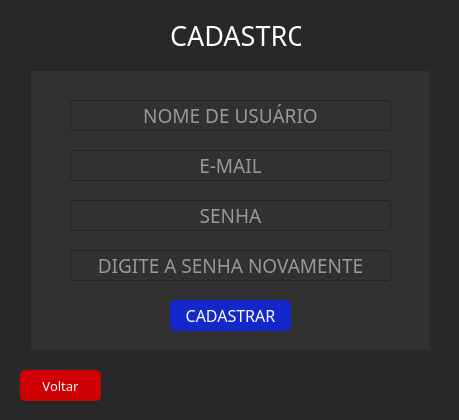
<?xml version="1.0" encoding="UTF-8"?>
<ui version="4.0">
 <class>signup</class>
 <widget class="QWidget" name="signup">
  <property name="geometry">
   <rect>
    <x>0</x>
    <y>0</y>
    <width>459</width>
    <height>420</height>
   </rect>
  </property>
  <property name="focusPolicy">
   <enum>Qt::StrongFocus</enum>
  </property>
  <property name="windowTitle">
   <string>Form</string>
  </property>
  <property name="styleSheet">
   <string notr="true">background-color: rgb(40, 40, 40);</string>
  </property>
  <widget class="QFrame" name="frame">
   <property name="geometry">
    <rect>
     <x>30</x>
     <y>70</y>
     <width>401</width>
     <height>281</height>
    </rect>
   </property>
   <property name="font">
    <font>
     <family>Candara</family>
     <pointsize>10</pointsize>
    </font>
   </property>
   <property name="styleSheet">
    <string notr="true">background-color: rgb(49, 49, 49);</string>
   </property>
   <property name="frameShape">
    <enum>QFrame::StyledPanel</enum>
   </property>
   <property name="frameShadow">
    <enum>QFrame::Raised</enum>
   </property>
   <widget class="QLineEdit" name="username_lineEdit">
    <property name="geometry">
     <rect>
      <x>40</x>
      <y>30</y>
      <width>321</width>
      <height>31</height>
     </rect>
    </property>
    <property name="font">
     <font>
      <family>Candara</family>
      <pointsize>14</pointsize>
     </font>
    </property>
    <property name="focusPolicy">
     <enum>Qt::ClickFocus</enum>
    </property>
    <property name="styleSheet">
     <string notr="true">border-color: rgb(255, 255, 255);
color: rgb(255, 255, 255);</string>
    </property>
    <property name="text">
     <string/>
    </property>
    <property name="maxLength">
     <number>20</number>
    </property>
    <property name="alignment">
     <set>Qt::AlignCenter</set>
    </property>
    <property name="placeholderText">
     <string>NOME DE USUÁRIO</string>
    </property>
   </widget>
   <widget class="QLineEdit" name="email_lineEdit">
    <property name="geometry">
     <rect>
      <x>40</x>
      <y>80</y>
      <width>321</width>
      <height>31</height>
     </rect>
    </property>
    <property name="font">
     <font>
      <family>Candara</family>
      <pointsize>14</pointsize>
     </font>
    </property>
    <property name="focusPolicy">
     <enum>Qt::ClickFocus</enum>
    </property>
    <property name="styleSheet">
     <string notr="true">border-color: rgb(255, 255, 255);
color: rgb(255, 255, 255);</string>
    </property>
    <property name="text">
     <string/>
    </property>
    <property name="maxLength">
     <number>50</number>
    </property>
    <property name="alignment">
     <set>Qt::AlignCenter</set>
    </property>
    <property name="placeholderText">
     <string>E-MAIL</string>
    </property>
   </widget>
   <widget class="QLineEdit" name="password_lineEdit">
    <property name="geometry">
     <rect>
      <x>40</x>
      <y>130</y>
      <width>321</width>
      <height>31</height>
     </rect>
    </property>
    <property name="font">
     <font>
      <family>Candara</family>
      <pointsize>14</pointsize>
     </font>
    </property>
    <property name="focusPolicy">
     <enum>Qt::ClickFocus</enum>
    </property>
    <property name="styleSheet">
     <string notr="true">border-color: rgb(255, 255, 255);
color: rgb(255, 255, 255);</string>
    </property>
    <property name="text">
     <string/>
    </property>
    <property name="maxLength">
     <number>20</number>
    </property>
    <property name="echoMode">
     <enum>QLineEdit::Password</enum>
    </property>
    <property name="alignment">
     <set>Qt::AlignCenter</set>
    </property>
    <property name="placeholderText">
     <string>SENHA</string>
    </property>
   </widget>
   <widget class="QLineEdit" name="password_repeat_lineEdit">
    <property name="geometry">
     <rect>
      <x>40</x>
      <y>180</y>
      <width>321</width>
      <height>31</height>
     </rect>
    </property>
    <property name="font">
     <font>
      <family>Candara</family>
      <pointsize>14</pointsize>
     </font>
    </property>
    <property name="focusPolicy">
     <enum>Qt::ClickFocus</enum>
    </property>
    <property name="styleSheet">
     <string notr="true">border-color: rgb(255, 255, 255);
color: rgb(255, 255, 255);</string>
    </property>
    <property name="maxLength">
     <number>20</number>
    </property>
    <property name="echoMode">
     <enum>QLineEdit::Password</enum>
    </property>
    <property name="alignment">
     <set>Qt::AlignCenter</set>
    </property>
    <property name="placeholderText">
     <string>DIGITE A SENHA NOVAMENTE</string>
    </property>
   </widget>
   <widget class="QPushButton" name="btn_cadastrar">
    <property name="geometry">
     <rect>
      <x>140</x>
      <y>230</y>
      <width>121</width>
      <height>31</height>
     </rect>
    </property>
    <property name="font">
     <font>
      <family>Candara</family>
      <pointsize>12</pointsize>
     </font>
    </property>
    <property name="focusPolicy">
     <enum>Qt::ClickFocus</enum>
    </property>
    <property name="styleSheet">
     <string notr="true">QPushButton{
background-color: rgb(20, 39, 203);
color: rgb(255, 255, 255);
border-radius:5px

}

QPushButton:hover
{
background-color: rgb(255, 255, 255);
	color: rgb(0, 0, 0);
}</string>
    </property>
    <property name="text">
     <string>CADASTRAR</string>
    </property>
   </widget>
  </widget>
  <widget class="QLabel" name="label">
   <property name="geometry">
    <rect>
     <x>170</x>
     <y>20</y>
     <width>131</width>
     <height>31</height>
    </rect>
   </property>
   <property name="font">
    <font>
     <family>Candara</family>
     <pointsize>20</pointsize>
    </font>
   </property>
   <property name="styleSheet">
    <string notr="true">color: rgb(255, 255, 255);</string>
   </property>
   <property name="text">
    <string>CADASTRO</string>
   </property>
  </widget>
  <widget class="QPushButton" name="btn_return">
   <property name="geometry">
    <rect>
     <x>20</x>
     <y>370</y>
     <width>81</width>
     <height>31</height>
    </rect>
   </property>
   <property name="font">
    <font>
     <family>Candara</family>
     <pointsize>10</pointsize>
    </font>
   </property>
   <property name="focusPolicy">
    <enum>Qt::ClickFocus</enum>
   </property>
   <property name="styleSheet">
    <string notr="true">QPushButton{
background-color: rgb(206, 0, 3);
color: rgb(255, 255, 255);
border-radius:5px

}

QPushButton:hover
{
background-color: rgb(255, 255, 255);
	color: rgb(0, 0, 0);
}</string>
   </property>
   <property name="text">
    <string>Voltar</string>
   </property>
  </widget>
 </widget>
 <resources/>
 <connections/>
</ui>
